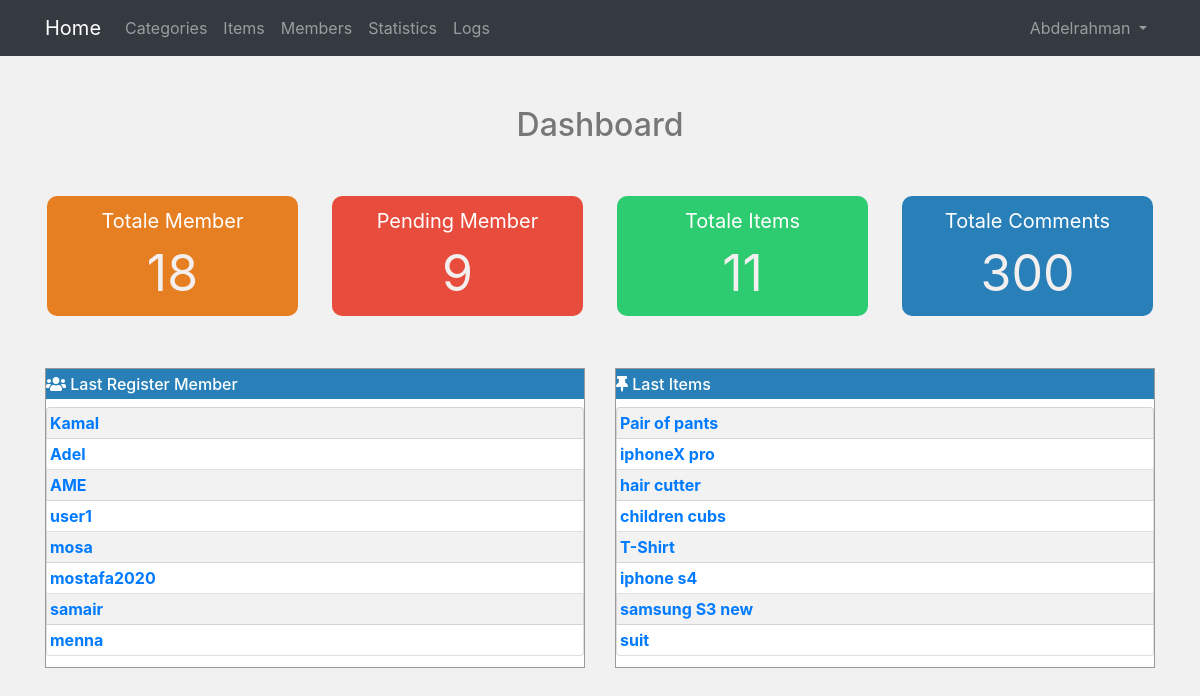
The app's page /admin/dashboard.php (signed in) with its own data.
### tables this page shows
CREATE TABLE `users` (
  `userID` int(11) NOT NULL,
  `userName` varchar(255) NOT NULL,
  `password` varchar(255) NOT NULL,
  `email` varchar(255) NOT NULL,
  `fullName` varchar(255) NOT NULL,
  `groupID` int(11) NOT NULL DEFAULT 0,
  `trustStatus` int(11) NOT NULL DEFAULT 0,
  `regStatus` int(11) NOT NULL DEFAULT 0,
  `date` date NOT NULL
);

CREATE TABLE `items` (
  `item_ID` int(11) NOT NULL,
  `name` varchar(255) NOT NULL,
  `description` varchar(255) NOT NULL,
  `price` varchar(255) NOT NULL,
  `add_date` date NOT NULL,
  `country_made` varchar(255) NOT NULL,
  `image` varchar(255) NOT NULL,
  `status` varchar(255) NOT NULL,
  `rating` tinyint(6) DEFAULT NULL,
  `categ_ID` int(11) NOT NULL,
  `member_ID` int(11) NOT NULL
);

### admin/dashboard.php (the view, shortened to what this page needs)
<?php
 if(isset($_SESSION['username'])){
 include'init.php';
 $stat = $con->prepare("select count(userID) from users");
 $stat->execute();
 $Tmembers = $stat->fetchColumn();
 $stat = $con->prepare("select count(userID) from users where regStatus = 0");
 $stat->execute();
 $Pmembers = $stat->fetchColumn();
 $stat = $con->prepare("select count(item_ID) from items");
 $stat->execute();
 $Titems = $stat->fetchColumn();
 $stat = $con->prepare("select username,userID from users order by userID DESC LIMIT 8");
 $stat->execute();
 $Lmembers = $stat->fetchAll();
 $stat = $con->prepare("select name,item_ID from items order by item_ID DESC LIMIT 8");
 $stat->execute();
 $Litems = $stat->fetchAll();
 ?>
<div class="container">
	<h2 class="title_page"> Dashboard</h2>
		<div class="home_state row">
			<div class="col-sm-6 col-lg-3">
				<div class="state  TM">
					Totale Member<br/>
					<a href="members.php?"><span><?php echo $Tmembers; ?></span></a>
				</div>
			</div>
			<div class="col-sm-6 col-lg-3">
					<div class="state  PM">
						Pending Member<br/>
						<a href="members.php?do=pinding"><span><?php echo $Pmembers; ?></span></a>
					</div>
		    </div>
			<div class="col-sm-6 col-lg-3">
				<div class="state  TI">
					Totale Items<br/>
					<a href="categories.php?"><span><?php echo $Titems; ?></span></a>
				</div>
			</div>
			<div class="col-sm-6 col-lg-3">
				<div class="state  TC">
					Totale Comments<br/>
					<span>300</span>
				</div>
			</div>
		</div>
	<div class="last_state row">
		<div class="col-sm-12 col-lg-6">
			<div class="last last_members">
				<h6><i class="fas fa-users "></i> Last Register Member</h6>
				<div>
					<ul class="list-unstyled">
						<?php
						     foreach ($Lmembers as $member) {
						     	echo "<li class='list-group-item'><a href='members.php?do=Edit&id=".$member['userID']."'>".$member['username']."</a></li>";
						     }
						?>
					</ul>
				</div>
			</div>
		</div>
		<div class="col-sm-12 col-lg-6">
			<div class="last last_members">
				<h6><i class="fas fa-thumbtack"></i> Last Items</h6>
				<div>
					<ul class="list-unstyled">
						<?php
						     foreach ($Litems as $item) {
						     	echo "<li class='list-group-item'><a href='categories.php?do=Edit&id=".$item['item_ID']."'>".$item['name']."</a></li>";
						     }
						?>
					</ul>
				</div>
			</div>
		</div>
	</div>
</div>
 <?php
 include $tmpl.'footer.php';
}else{
	header('location:index.php');
	exit();
}
include $tmpl . "footer.php";
?>

### admin/layout/css/main.css (style rules this page uses)
.title_page { margin: 50px; color: #777; text-align: center; }
body { background-color: #f1f1f1 !important; }
.home_state .TM { background-color:#e67e22; }
.home_state .PM { background-color:#e74c3c; }
.home_state .TI { background-color:#2ecc71; }
.home_state .TC { background-color:#2980b9; }
.home_state .state { margin: 2px; border-radius: 10px; height: 120px; text-align: center; padding: 10px; }
.home_state { color: #fff; font-size:20px; }
.home_state span { color: #f4efef; font-size:50px; }
.last_state { margin-top: 50px; }
.last_state .last h6 { color: #fff; background-color: #2980b9; height: 30px; line-height: 30px; }
.last_state .last { background-color: #fff; height: 300px; border: 1px solid #999; }
.last_state .last_members a { font-weight: bold; text-decoration: none; }
.last_members ul li:nth-child(odd) { background-color: #f2f2f2 !important; }
.last_members ul li { padding: 3px; }

### records on screen
users: userName "Kamal"
users: userName "Adel"
users: userName "AME"
users: userName "user1"
users: userName "mosa"
users: userName "mostafa2020"
users: userName "samair"
users: userName "menna"
items: name "Pair of pants"
items: name "iphoneX pro"
items: name "hair cutter"
items: name "children cubs"
items: name "T-Shirt"
items: name "iphone s4"
items: name "samsung S3 new"
items: name "suit"

### other values on screen
$_SESSION['username'] "Abdelrahman"
$Tmembers "18"
$Pmembers "9"
$Titems "11"
